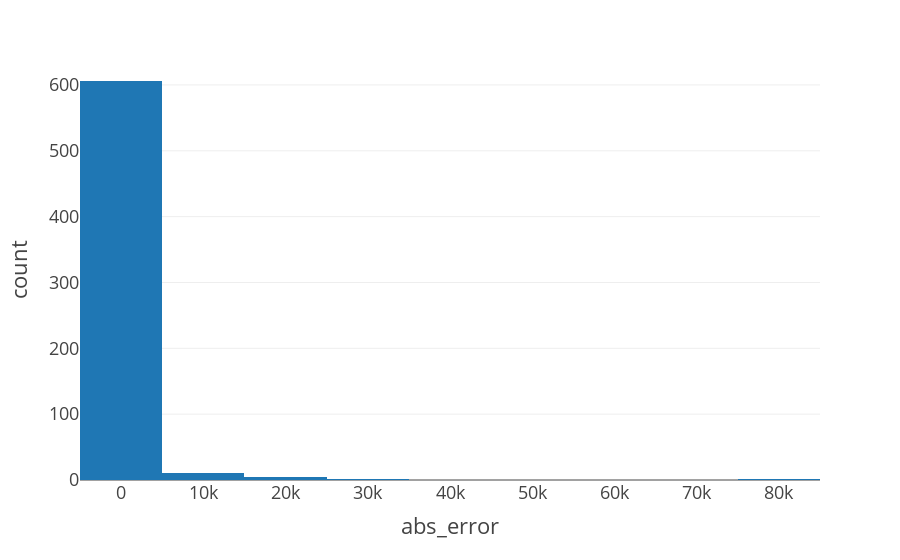

Notebook code for this chart:
### Code cell
fig = px.histogram(actual_vs_pred, x='abs_error', nbins=10, template='presentation')

fig.show()

### Figure 1 — Plotly figure (JSON) as saved in the notebook; plotly's stock layout.template omitted (floating-point values rounded to 4 significant figures; data arrays with more than 128 entries replaced by an {"elided": "..."} marker saying what was removed)
{"data": [{"alignmentgroup": "True", "bingroup": "x", "hovertemplate": "abs_error=%{x}<br>count=%{y}<extra></extra>", "legendgroup": "", "marker": {"color": "#1F77B4", "pattern": {"shape": ""}}, "name": "", "nbinsx": 10, "offsetgroup": "", "orientation": "v", "showlegend": false, "type": "histogram", "x": {"elided": "623 float values"}, "xaxis": "x", "yaxis": "y"}], "layout": {"barmode": "relative", "legend": {"tracegroupgap": 0}, "margin": {"t": 60}, "xaxis": {"anchor": "y", "domain": [0, 1], "title": {"text": "abs_error"}}, "yaxis": {"anchor": "x", "domain": [0, 1], "title": {"text": "count"}}}}
